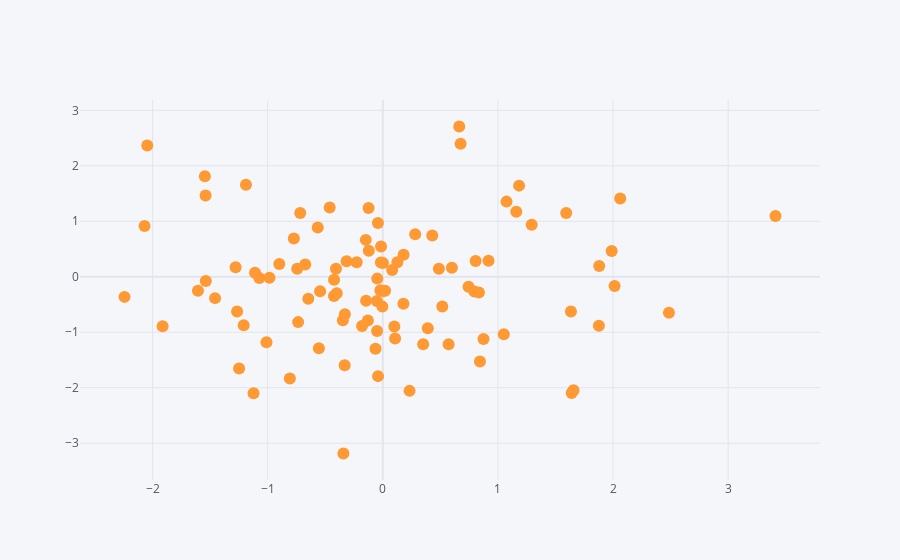

The code cell stored with this chart in its notebook:
### Code cell
df.iplot(kind='scatter',x='A',y='B',mode='markers')
